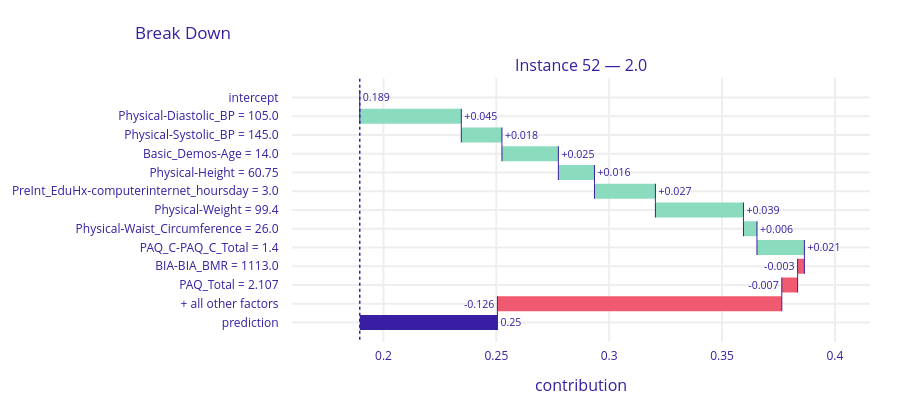

Write notebook code for a chart like this one.
### Code cell
# Break-Down plot for the chosen instance 
x_dalex = pd.DataFrame([x], columns=feature_names)

bd = dalex_explainer.predict_parts(
    x_dalex,
    type='break_down',
    label=f'Instance {i2e} — {bb_outcome_str}'
)
bd.plot()

### Figure 1 — Plotly figure (JSON) as saved in the notebook; plotly's stock layout.template omitted (floating-point values rounded to 4 significant figures)
{"data": [{"base": 0.1895, "connector": {"line": {"color": "#371ea3", "dash": "solid", "width": 1}, "mode": "spanning"}, "decreasing": {"marker": {"color": "#f05a71"}}, "hoverinfo": "text+delta", "hoverlabel": {"bgcolor": "rgba(0,0,0,0.8)"}, "hovertext": ["Average response: 0.189<br>Prediction: 0.25", "Physical-Diastolic_BP = 105.0<br>increases average response by", "Physical-Systolic_BP = 145.0<br>increases average response by", "Basic_Demos-Age = 14.0<br>increases average response by", "Physical-Height = 60.75<br>increases average response by", "PreInt_EduHx-computerinternet_hoursday = 3.0<br>increases average response by", "Physical-Weight = 99.4<br>increases average response by", "Physical-Waist_Circumference = 26.0<br>increases average response by", "PAQ_C-PAQ_C_Total = 1.4<br>increases average response by", "BIA-BIA_BMR = 1113.0<br>decreases average response by", "PAQ_Total = 2.107<br>decreases average response by", "+ all other factors<br>decreases average response by", "Average response: 0.189<br>Prediction: 0.25"], "increasing": {"marker": {"color": "#8bdcbe"}}, "measure": ["relative", "relative", "relative", "relative", "relative", "relative", "relative", "relative", "relative", "relative", "relative", "relative", "total"], "orientation": "h", "showlegend": false, "text": ["0.189", "+0.045", "+0.018", "+0.025", "+0.016", "+0.027", "+0.039", "+0.006", "+0.021", "-0.003", "-0.007", "-0.126", "0.25"], "textposition": "outside", "totals": {"marker": {"color": "#371ea3"}}, "type": "waterfall", "x": [0, 0.045, 0.018, 0.025, 0.016, 0.027, 0.039, 0.006, 0.021, -0.003, -0.007, -0.126, 0.061], "xaxis": "x", "y": ["intercept", "Physical-Diastolic_BP = 105.0", "Physical-Systolic_BP = 145.0", "Basic_Demos-Age = 14.0", "Physical-Height = 60.75", "PreInt_EduHx-computerinternet_hoursday = 3.0", "Physical-Weight = 99.4", "Physical-Waist_Circumference = 26.0", "PAQ_C-PAQ_C_Total = 1.4", "BIA-BIA_BMR = 1113.0", "PAQ_Total = 2.107", "+ all other factors", "prediction"], "yaxis": "y"}], "layout": {"annotations": [{"font": {"size": 16}, "showarrow": false, "text": "Instance 52 — 2.0", "x": 0.5, "xanchor": "center", "xref": "paper", "y": 1, "yanchor": "bottom", "yref": "paper"}, {"font": {"size": 16}, "showarrow": false, "text": "contribution", "x": 0.5, "xanchor": "center", "xref": "paper", "y": 0, "yanchor": "top", "yref": "paper", "yshift": -30}], "font": {"color": "#371ea3"}, "height": 413, "margin": {"b": 71, "r": 30, "t": 78}, "shapes": [{"line": {"color": "#371ea3", "dash": "dot", "width": 1.5}, "type": "line", "x0": 0.1895, "x1": 0.1895, "xref": "x", "y0": -1, "y1": 13, "yref": "y"}], "title": {"text": "Break Down", "x": 0.15}, "xaxis": {"anchor": "y", "automargin": true, "domain": [0, 1], "fixedrange": true, "gridwidth": 2, "range": [0.1595, 0.4156], "tickcolor": "white", "ticklen": 3, "ticks": "outside", "type": "linear", "zeroline": false}, "yaxis": {"anchor": "x", "automargin": true, "autorange": "reversed", "domain": [0, 1], "fixedrange": true, "gridwidth": 2, "tickcolor": "white", "ticklen": 10, "ticks": "outside", "type": "category"}}}
